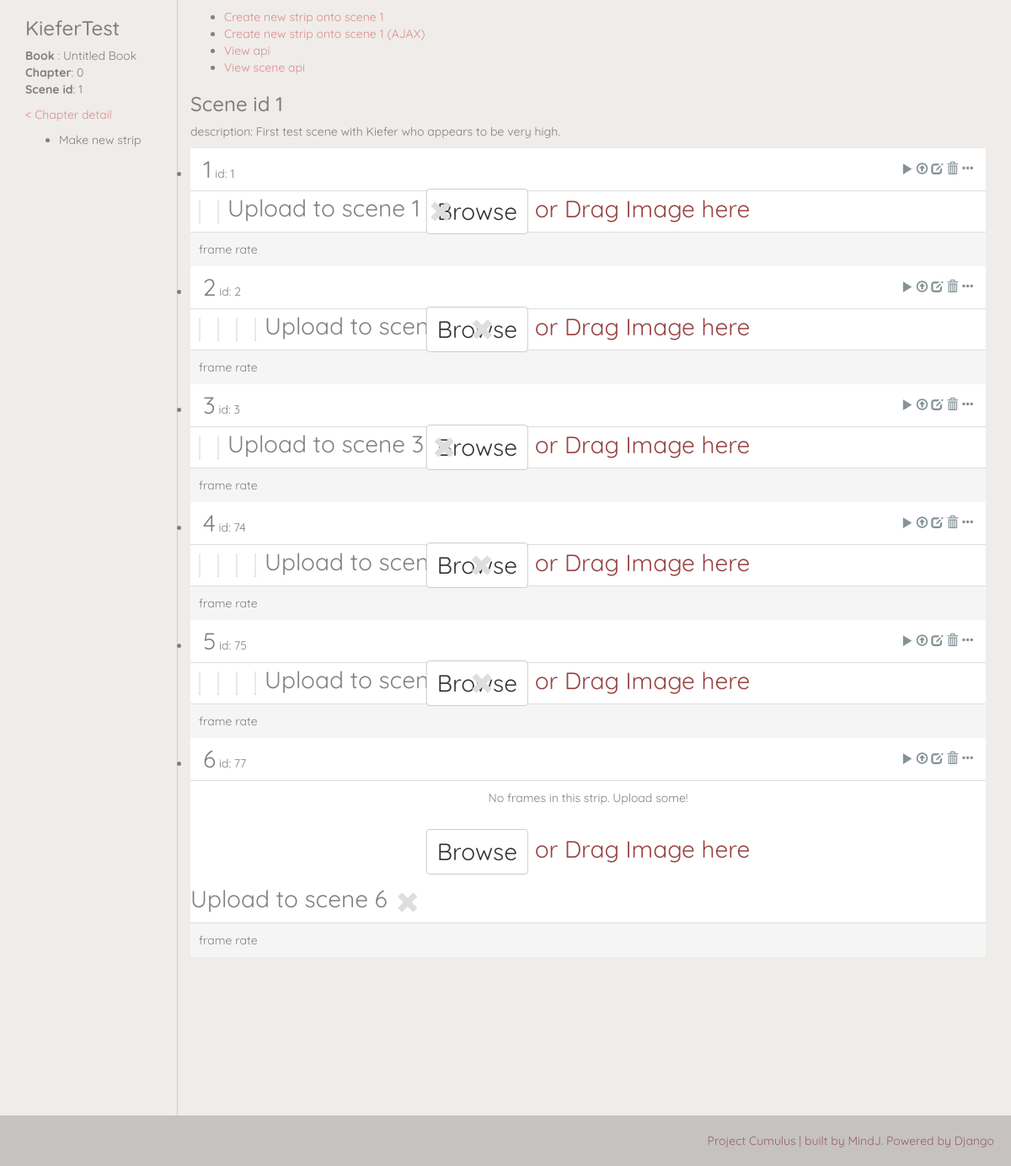
Page /flipbooks/scene/legacy/1/ on the earlier database version.
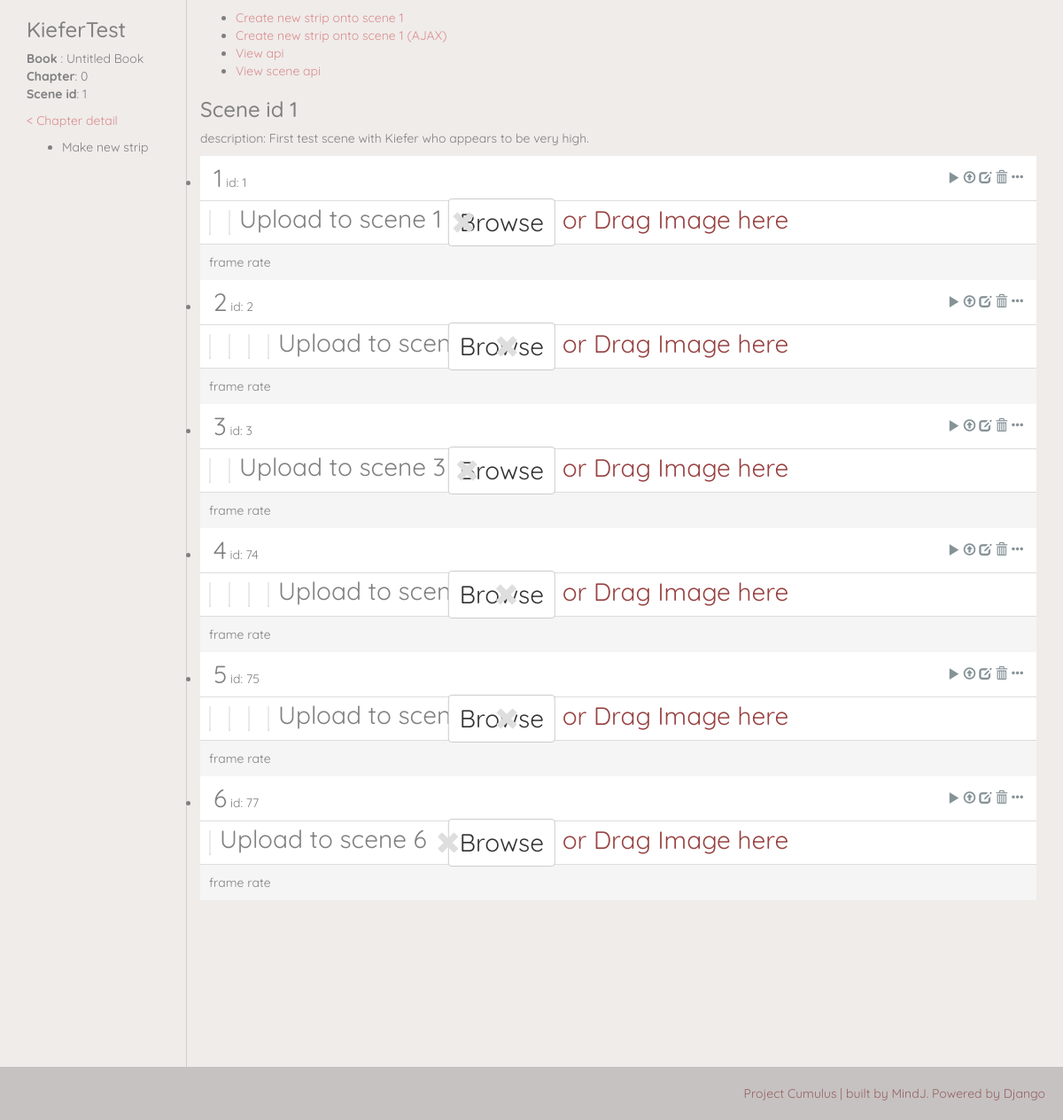
Same page on the later database version.
### flipbooks/models.py (models this page shows, shortened)
class Strip(models.Model):
    order = models.IntegerField(default="-1")
    children_li = models.TextField(max_length=500, null=True, blank=True, default="")
    children_index = models.TextField(max_length=500, null=True, blank=True, default="") #currently not used
    description = models.TextField(max_length=100, blank=True, default="")
    dimension = models.CharField(max_length=9, blank=True, default="")
    scene = models.ForeignKey(Scene, on_delete=models.CASCADE)
    date_created = models.DateTimeField(auto_now_add=True)
    date_modified = models.DateTimeField(auto_now=True)
    def __str__(self):
        return "id #{} [in Sn_{}, order:{}]".format(self.id, self.scene.order, self.order)

### flipbooks/views.py (the view)
# urls.py: re_path(r'^scene/legacy/(?P<pk>\d+)/$', views.SceneDetailView.as_view(), name='scene-detail-legacy'),
class SceneDetailView(generic.DetailView):
    model = Scene
    queryset = Scene.objects.all()
    def get_context_data(self, *args, **kwargs):
        context = super(SceneDetailView, self).get_context_data(*args, **kwargs)
        strip_create_form = forms.StripCreateForm(initial={'scene': self.kwargs['pk']})
        strip_create_form.fields['scene'].widget.attrs['invisible'] = True #hiding by css
        strip_create_form.fields['scene'].label = ''
        strip_create_form.fields['description'].widget.attrs['invisible'] = True #hiding by css
        strip_create_form.fields['description'].label = ''
        context["strip_create_form"] = strip_create_form
        context['strip_create_url'] = reverse_lazy("flipbooks:strip-create", kwargs={'scene_pk':self.kwargs['pk'] })
        frame_create_form = forms.FrameCreateForm({"scene_pk": self.kwargs['pk']})
        frame_create_form.fields['strip'].widget.attrs['invisible'] = True #hiding by css
        context['frame_create_form'] = frame_create_form
        return context

### flipbooks/helpermodule/helpers.py (called while the page is built)
def is_valid_children_li(cli):
    if isinstance(cli, str) or isinstance(cli, str): # is it a string?
        cli = cli.split(",")
    elif isinstance(cli, list): # is it a list?
        pass
    else:
        return False
    cli = ''.join(cli)
    cli = cli.replace(" ","")
    if cli == '' : return False
    return True

### flipbooks/models.py (called while the page is built)
    def __str__(self):
        return "Scene #{} [order: {}, name: {} ]".format(self.pk, self.order, self.name)

### flipbooks/templatetags/flipbooks_custom_tags.py (called while the page is built)
@register.filter(name='map_queryset')
def map_queryset(qs, ref_ids):
    print("------ref_id recieved-------")
    print(ref_ids)
    if helpers.is_valid_children_li(ref_ids):
        ref_ids = ref_ids.split(",")
        ref_ids = [int(stringy_id) for stringy_id in ref_ids]
    else: return qs
    qs = list(qs)
    qs.sort(key=lambda frame: ref_ids.index(frame.id) if frame.id in ref_ids else -1)
    return qs

@register.filter(name='is_displayable')
def is_displayable(obj, validation_type=''):
    if validation_type=='':
        return False
    elif validation_type=='frame':
        frame = obj
        return not((frame is None) or (frame.frame_image is None) or (str(frame.frame_image) is ""))

### proj_cumulus/templates/flipbooks/scene_detail.html (shortened to what this page needs)
{% extends "layout_columned.html" %}
{% load thumbnail %}
{% load flipbooks_custom_tags %}
{% block left_column %}
    <h3>{{object.name}}</h3>
    <p>
        <b>Book</b> : {{object.chapter.book.title}}
        <b>Chapter</b>: {{object.chapter.number}}
        <b>Scene id</b>: {{object.id}}
    </p>
    <p>
        <a href="{% url 'flipbooks:chapter-detail' book_pk=object.chapter.book.id chapter_number=object.chapter.number %}">< Chapter detail</a>
    </p>
    <p>
        <ul>
            <li>Make new strip</li>
        </ul>
    </p>
{% endblock %}
{% block right_column %}
    <div>
        <ul class="list inline">
            <li><a href="{% url 'flipbooks:strip-create' scene_pk=object.id %}">Create new strip onto scene {{object.id}}</a></li>
            <li><a href="#">Create new strip onto scene {{object.id}} (AJAX)</a></li>
            <li><a href="{% url 'flipbooks-api:list' %}">View api</a></li>
            <li><a href="{% url 'flipbooks-api:detail-scene' pk=object.id%}">View scene api</a></li>
        </ul>
    </div>
    <h3>Scene id {{object.id}}</h3>
    <p>description: {{object.description}}</p>
    <ul class="list_strips">
        {% for strip in object.strip_set.all|map_queryset:object.children_li %}
            <li class="flex_list" stripid="{{strip.id}}">
                <div class="strip_flex_toolbar">
                    <div class="header">
                        <span class="bigtext-2">{{forloop.counter}}</span>
                        <span>id: {{strip.id}}</span>
                    </div>
                    <div class="tools">
                        <a class="strip_preview glyphicon glyphicon-play" aria-hidden="true"></a>
                        <a class="strip_upload glyphicon glyphicon-upload" aria-hidden="true"></a>
                        <a class="strip_edit glyphicon glyphicon-edit" aria-hidden="true"></a>
                        <a class="strip_delete glyphicon glyphicon-trash" aria-hidden="true"></a>
                        <a class="strip_options glyphicon glyphicon-option-horizontal" aria-hidden="true"></a>
                    </div>
                </div>
                <div class="strip_flex_container" stripid="{{strip.id}}">
                    {% for frame in strip.frame_set.all|map_queryset:strip.children_li %}
                        {% if frame|is_displayable:"frame" %}
                           {% include "flipbooks/partials/thumbnail_partial.html" with frame=frame %}
                        {% else %}
                            <div class="thumb placeholder2" frameid="{{frame.id}}">
                            <span>Missing Image</span>
                                <a href="" class="mini_menu edit">frame [{{frame.id}}]</a>
                            </div>
                        {% endif %}
                    {% empty %}
                        <div class="tile empty-strip ui-state-disabled">
                            <span>No frames in this strip. Upload some!</span>
                        </div>
                    {% endfor %}
                    <div class="cover drag_and_drop">
                        <span class="bigtext-2">Upload to scene {{forloop.counter}}</span>
                    </div>
                    <div class="cover file_upload">
                        <span class="bigtext-2">
                            <a href="#" class="btn btn-default frame_create_form_condensed" role="button" style="font-size:1em">Browse</a> or Drag Image here
                            </span>
                    </div>
                    <div class="cover preview">
                        <a class="close_preview glyphicon glyphicon-remove"></a>
                    </div>
                </div>
                <div class="strip_flex_editor">
                    frame rate
                </div>
            </li>
        {% empty %}
            <p>No strips could be found</p>
        {% endfor %}
    </ul>
{% endblock %}
{% block extra_js %}
    {% load static %}
{% endblock extra_js %}

Differences in the rows shown:
changed Strip id 77: no longer shows "No frames in this strip. Upload some!"
